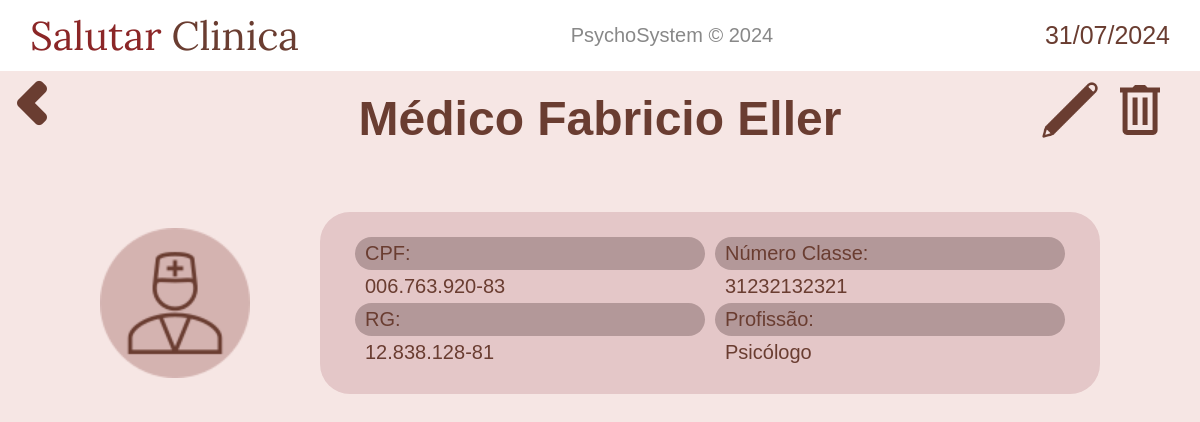
The app's page /medicos/infos/7 (signed in) with its own data.
### medicos/models.py (models this page shows, shortened)
class Medico(models.Model):
    nome = models.CharField(max_length=50)
    cpf = models.CharField(max_length=20, unique=True)
    rg = models.CharField(max_length=20)
    numero_classe = models.CharField(max_length=20)
    profissao = models.CharField(max_length=20)

### medicos/views.py (the view)
# urls.py: path('infos/<int:id>', views.infos, name="infos"),
@login_required(login_url='home:login')
def infos(request, id):
    medico = Medico.objects.get(pk=id)
    context_ = {
        'data_atual': data_atual,
        'medico': medico,
    }
    return render(request, 'medicos/infos.html', context_)

### medicos/templates/medicos/infos.html (shortened to what this page needs)
{% extends 'base.html' %}
{% load static %}
{% block content %}
<div style="display: flex;">
    <a href="{% url 'medicos:display_medicos' %}" class="return-button"><img src="{% static 'home/imagens/chevron-left.png' %}" alt=""></a>
    <h2 class="welcome-text">Médico {{ medico.nome }}</h2>
    <a href="{% url 'medicos:editar_medico' medico.id %}" style="position: absolute; right: 100px; top:80px;">
        <img src="{% static 'pacientes/imagens/editar-icon.png' %}" height="60" alt="">
    </a>
    <a href="#" class="opcao-deletar" data-modal-id="modal-{{ medico.id }}" style="position: absolute; right: 30px; top:80px;">
        <img src="{% static 'pacientes/imagens/excluir-icon.png' %}" height="60" alt="">
    </a>
</div>
<main>
    <div style="display: flex; justify-content: center; align-items: center; width: 100%; margin: 30px 0;">
        <img src="{% static 'home/imagens/medico-icon.png' %}" alt="" height="150">
        <div class="paciente-infos-container">
            <div class="paciente-infos-subcontainer">
                <h4 class="campos-paciente campo-cpf">CPF: </h4>
                <h4 class="campos-paciente-dado">{{ medico.cpf|slice:"0:3" }}.{{ medico.cpf|slice:"3:6" }}.{{ medico.cpf|slice:"6:9" }}-{{ medico.cpf|slice:"9:11" }}</h4>
                <h4 class="campos-paciente">RG: </h4>
                <h4 class="campos-paciente-dado">{{ medico.rg| slice:"0:2" }}.{{ medico.rg| slice:"2:5" }}.{{ medico.rg| slice:"5:8" }}-{{ medico.rg| slice:"8:" }}</h4>
            </div>
            <div class="paciente-infos-subcontainer">
                <h4 class="campos-paciente campo-cpf">Número Classe: </h4>
                <h4 class="campos-paciente-dado">{{ medico.numero_classe }}</h4>
                <h4 class="campos-paciente">Profissão: </h4>
                <h4 class="campos-paciente-dado">{{ medico.profissao }}</h4>
            </div>
        </div>
    </div>
</main>
{% endblock content %}

### static/home/css/styles.css (style rules this page uses)
* { margin: 0; padding: 0; }
body { background-color: #f6e6e4;; }
main { display: flex; margin-top: 3%; }
a { text-decoration: none; color: #6a3d31; }
.return-button { background-color: #ffffff00; border: none; cursor: pointer; position: absolute; }
.welcome-text { font-family: sans-serif; font-weight: bold; font-size: 3rem; color: #6a3d31; margin: 0 auto; margin-top: 20px; }

### static/pacientes/css/styles.css (style rules this page uses)
.paciente-infos-container { background-color: #e4c7c8; margin-left: 70px; padding: 20px 30px; border-radius: 30px; width: 60%; display: flex; }
.paciente-infos-subcontainer { width: 100%; padding: 5px; display: flex; flex-direction: column; }
.campos-paciente { display: inline; background-color: #b39899; color: #6a3d31; padding: 5px 0 5px 10px; border-radius: 30px; font-size: 20px; font-family: sans-serif; font-weight: 500; }
.campos-paciente-dado { display: inline; color: #6a3d31; padding: 5px 10px; border-radius: 30px; font-size: 20px; font-family: sans-serif; font-weight: 500; }

### records on screen
Medico: nome "Fabricio Eller", cpf "006", cpf "763", cpf "920", cpf "83", rg "12", rg "838", rg "128", rg "81", numero_classe "31232132321", profissao "Psicólogo"

### other values on screen
{{ data_atual }} "31/07/2024"
